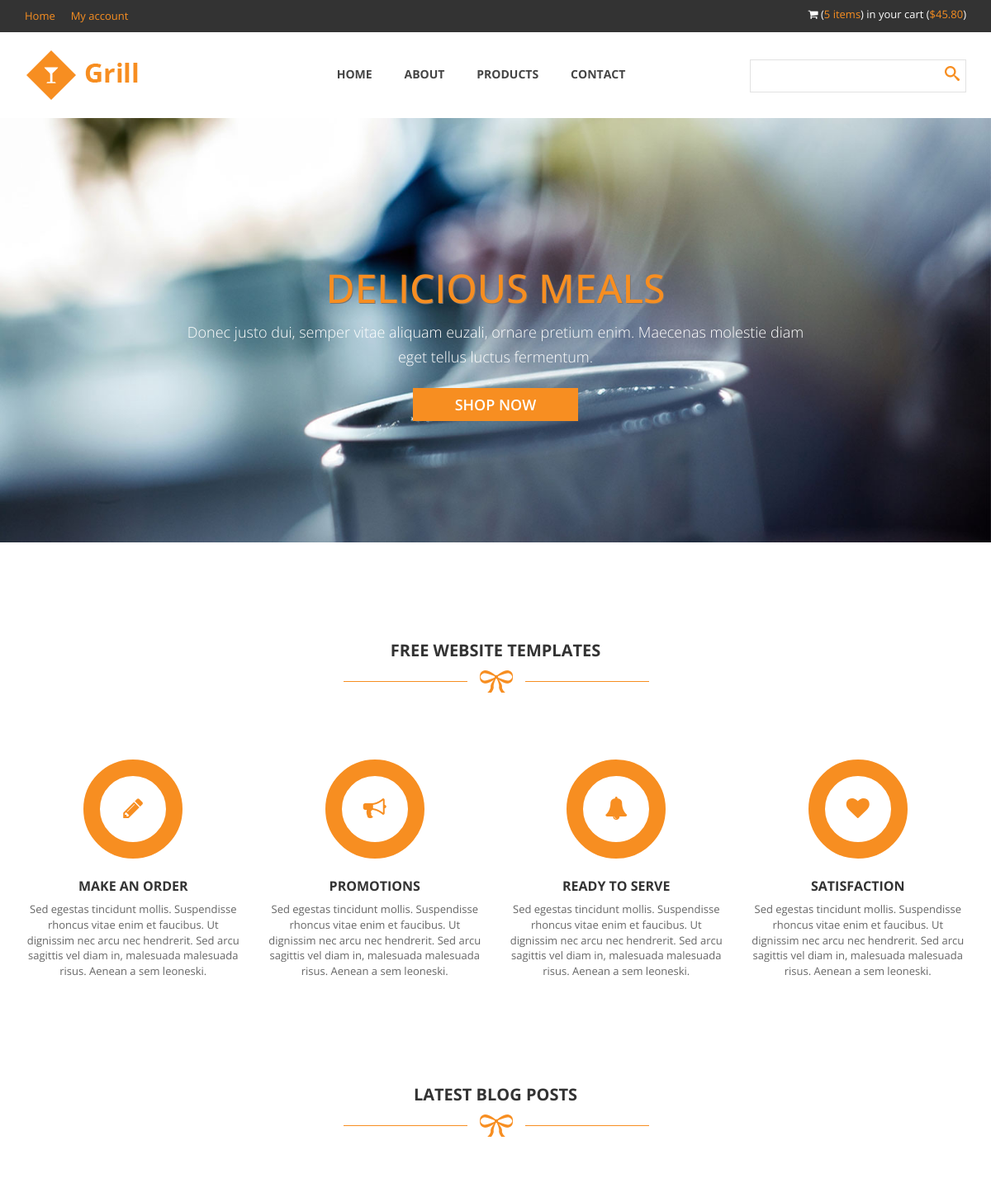
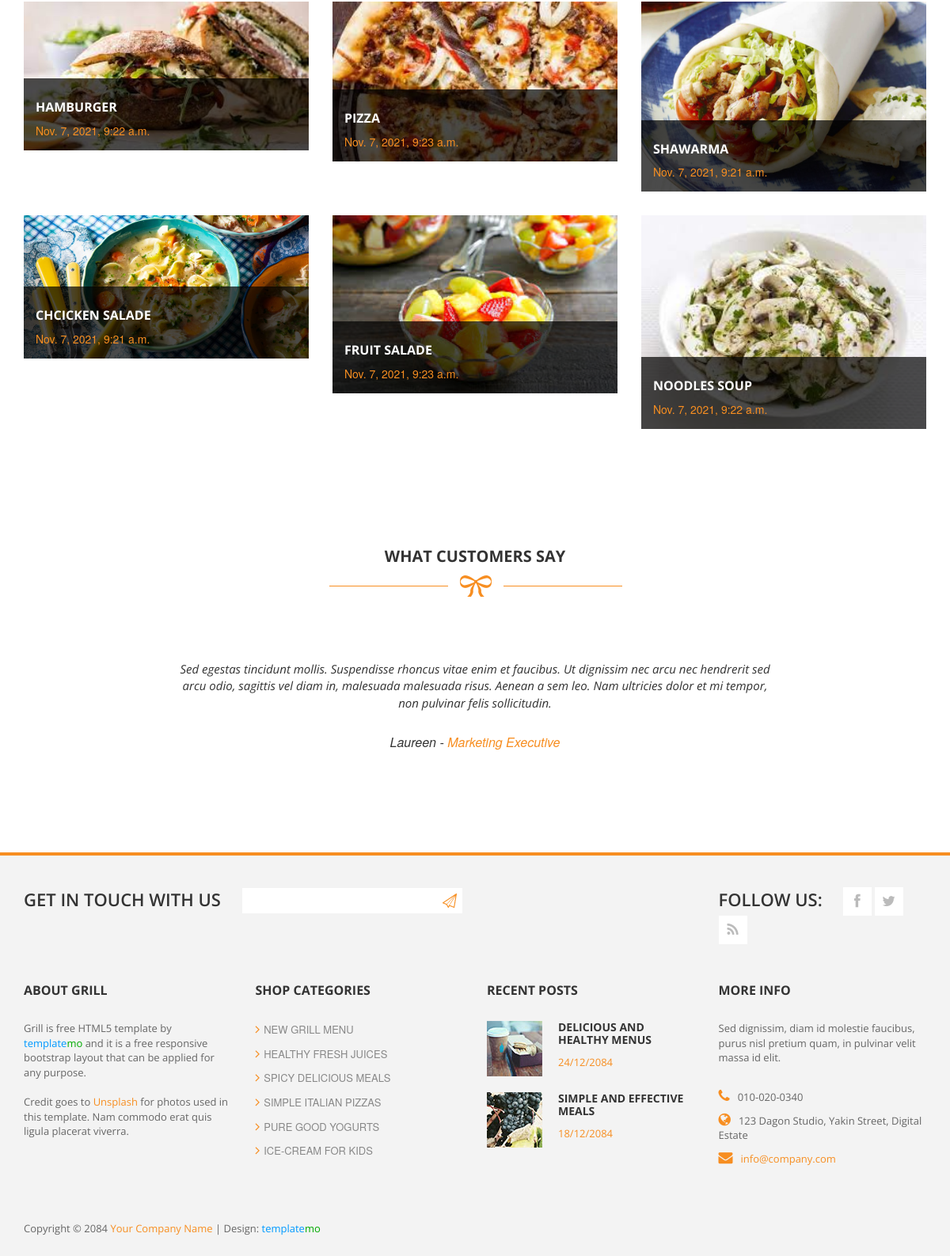
The page / on the database its author committed (2 pictures, top to bottom).
### home/models.py (models this page shows, shortened)
class Post(models.Model):
    name  = models.CharField(_("name"), max_length=50)
    content = models.TextField(_("content"))
    created_at = models.DateTimeField(_("created at"), auto_now_add=True)
    image = models.ImageField(_("image"), upload_to='posts')
    slug = models.SlugField(_("slug") , blank=True , null=True)
    class Meta:
        ordering = ('name',)
        verbose_name = _("Post")
        verbose_name_plural = _("Posts")
    def get_absolute_url(self):
        return reverse("home:post_detail", kwargs={"slug": self.slug})

class Customer(models.Model):
    name = models.CharField(_("name"), max_length=50)
    content = models.TextField(_("content"))
    job = models.CharField(_("job title"), max_length=50)
    class Meta:
        verbose_name = _("Customer")
        verbose_name_plural = _("Customers")

### home/views.py (the view)
# urls.py: path('' , views.index , name='index'),
def index(request):
    post_list = Post.objects.all()
    users = Customer.objects.all()
    context = {
       'post_list': post_list,
       'users': users
    }
    return render(request , 'home/index.html' , context)

### templates/home/index.html (shortened to what this page needs)
{% extends 'base.html' %}
{% load static  %}
{% block content  %}
<div id="slider">
    <div class="flexslider">
      <ul class="slides">
        <li>
            <div class="slider-caption">
                <h1>Delicious Meals</h1>
                <p>Donec justo dui, semper vitae aliquam euzali, ornare pretium enim. Maecenas molestie diam
                <br><br>eget tellus luctus fermentum.</p>
                <a href="single-post.html">Shop Now</a>
            </div>
          <img src="{% static 'images/slide1.jpg' %}" alt="" />
        </li>
      </ul>
    </div>
</div>
<div id="services">
    <div class="container">
        <div class="row">
            <div class="col-md-12">
                <div class="heading-section">
                    <h2>Free Website Templates</h2>
                    <img src="images/under-heading.png" alt="" >
                </div>
            </div>
        </div>
        <div class="row">
            <div class="col-md-3 col-sm-6">
                <div class="service-item">
                    <div class="icon">
                        <i class="fa fa-pencil"></i>
                    </div>
                    <h4>Make an order</h4>
                    <p>Sed egestas tincidunt mollis. Suspendisse rhoncus vitae enim et faucibus. Ut dignissim nec arcu nec hendrerit. Sed arcu  sagittis vel diam in, malesuada malesuada risus. Aenean a sem leoneski.</p>
                </div>
            </div>
            <div class="col-md-3 col-sm-6">
                <div class="service-item">
                    <div class="icon">
                        <i class="fa fa-bullhorn"></i>
                    </div>
                    <h4>Promotions</h4>
                    <p>Sed egestas tincidunt mollis. Suspendisse rhoncus vitae enim et faucibus. Ut dignissim nec arcu nec hendrerit. Sed arcu  sagittis vel diam in, malesuada malesuada risus. Aenean a sem leoneski.</p>
                </div>
            </div>
            <div class="col-md-3 col-sm-6">
                <div class="service-item">
                    <div class="icon">
                        <i class="fa fa-bell"></i>
                    </div>
                    <h4>Ready to Serve</h4>
                    <p>Sed egestas tincidunt mollis. Suspendisse rhoncus vitae enim et faucibus. Ut dignissim nec arcu nec hendrerit. Sed arcu  sagittis vel diam in, malesuada malesuada risus. Aenean a sem leoneski.</p>
                </div>
            </div>
            <div class="col-md-3 col-sm-6">
                <div class="service-item">
                    <div class="icon">
                        <i class="fa fa-heart"></i>
                    </div>
                    <h4>Satisfaction</h4>
                    <p>Sed egestas tincidunt mollis. Suspendisse rhoncus vitae enim et faucibus. Ut dignissim nec arcu nec hendrerit. Sed arcu  sagittis vel diam in, malesuada malesuada risus. Aenean a sem leoneski.</p>
                </div>
            </div>
        </div>
    </div>
</div>
<div id="latest-blog">
    <div class="container">
        <div class="row">
            <div class="col-md-12">
                <div class="heading-section">
                    <h2>Latest blog posts</h2>
                    <img src="{% static 'images/under-heading.png' %}" alt="" >
                </div>
            </div>
        </div>
        <div class="row">
          {% for post in  post_list %}
            <div class="col-md-4 col-sm-6">
                <div class="blog-post">
                    <div class="blog-thumb">
                        <img src="{{post.image.url }}" alt="" />
                    </div>
                    <div class="blog-content">
                        <div class="content-show">
                            <h4><a href="{{post.get_absolute_url }}">{{ post.name }}</a></h4>
                            <span>{{ post.created_at }}</span>
                        </div>
                    </div>
                </div>
            </div>
            {% endfor %}
        </div>
    </div>
</div>
<div id="testimonails">
    <div class="container">
        <div class="row">
            <div class="col-md-12">
                <div class="heading-section">
                    <h2>What Customers Say</h2>
                    <img src="{% static 'images/under-heading.png' %}" alt="" >
                </div>
            </div>
        </div>
        <div class="row">
            <div class="col-md-8 col-md-offset-2">
                <div class="testimonails-slider">
                  <ul class="slides">
                     {% for user in  users %}
                      <li>
                        <div class="testimonails-content">
                            <p>{{ user.content }} </p>
                            <h6>{{ user.name }} - <a href="#">{{ user.job }}</a></h6>
                        </div>
                    </li>
                      {% endfor %}
                  </ul>
                </div>
            </div>
        </div>
    </div>
</div>
{% endblock content  %}

### static/css/templatemo_style.css (style rules this page uses)
a { text-decoration: none; color: #f78e21; }
p { font-family: 'Open Sans', sans-serif; font-size: 13px; color: #666; }
.heading-section { text-align: center; padding: 100px 0 80px 0; }
.heading-section h2 { font-family: 'Open Sans', sans-serif; font-size: 20px; color: #333; font-weight: 700; text-transform: uppercase; }
*, *:before, *:after { -moz-box-sizing: border-box; -webkit-box-sizing: border-box; box-sizing: border-box; }
#slider { overflow: hidden; }
.slider-caption { text-align: center; position: absolute; width: 100%; margin-top: 160px; color: #fff; font-family: 'Open Sans', sans-serif; }
.slider-caption h1 { text-shadow: 1px 1px #777; font-size: 48px; padding-bottom: 10px; font-weight: 500; color: #f78e21; text-transform: uppercase; }
.slider-caption p { font-size: 18px; font-weight: 300; color: #fff; line-height: 15px; }
.slider-caption a { margin-top: 20px; text-decoration: none; display: inline-block; background-color: #f78e21; width: 200px; height: 40px; text-align: center; color: #fff; line-height: 40px; text-transform: uppercase; font-size: 18px; font-weight: 600; }
.service-item { text-align: center; }
.icon i { border-radius: 50%; border: 20px solid #f78e21; color: #f78e21; font-size: 28px; line-height: 80px; width: 120px; height: 120px; }
.service-item h4 { font-family: 'Open Sans', sans-serif; font-size: 16px; font-weight: 700; color: #333; text-transform: uppercase; margin-top: 25px; }
.blog-post { position: relative; margin-bottom: 30px; }
.blog-thumb { overflow: hidden; position: relative; }
.blog-thumb img { width: 100%; }
.blog-content { position: absolute; bottom: 0; left: 0; width: 100%; background-color: rgba(0,0,0,0.7); color: #fff; padding: 15px; }
.content-show a { font-family: 'Open Sans', sans-serif; font-size: 16px; font-weight: 700; color: #fff; text-transform: uppercase; }
.content-show span { color: #f78e21; }
.testimonails-content p { text-align: center; font-size: 15px; color: #333; font-style: italic; }
.testimonails-content h6 { font-size: 16px; font-weight: 300; text-align: center; margin-top: 30px; font-style: italic; }
@media screen and (min-width: 995px) { body { overflow-x: hidden; } }

### static/css/flexslider.css (style rules this page uses)
.slides, .flex-control-nav, .flex-direction-nav { margin: 0; padding: 0; list-style: none; }
.flexslider { overflow: hidden; margin: 0; padding: 0; }
.flexslider .slides > li { display: none; -webkit-backface-visibility: hidden; }
.flexslider .slides img { width: 100%; display: block; }
.slides:after { content: "\0020"; display: block; clear: both; visibility: hidden; line-height: 0; height: 0; }
.flexslider { position: relative; zoom: 1; max-height: 600px; }
.flexslider .slides { zoom: 1; }

### static/css/testimonails-slider.css (style rules this page uses)
.slides, .flex-control-nav, .flex-direction-nav { margin: 0; padding: 0; list-style: none; }
.flexslider { overflow: hidden; margin: 0; padding: 0; }
.flexslider .slides > li { display: none; -webkit-backface-visibility: hidden; }
.flexslider .slides img { width: 100%; display: block; }
.slides:after { content: "\0020"; display: block; clear: both; visibility: hidden; line-height: 0; height: 0; }
.flexslider { position: relative; zoom: 1; max-height: 600px; }
.flexslider .slides { zoom: 1; }

### rows shown on the page
Post: image (picture), name "HAMBURGER", created_at "Nov. 7, 2021, 9:22 a.m."
Post: image (picture), name "PIZZA", created_at "Nov. 7, 2021, 9:23 a.m."
Post: image (picture), name "SHAWARMA", created_at "Nov. 7, 2021, 9:21 a.m."
Post: image (picture), name "CHCICKEN SALADE", created_at "Nov. 7, 2021, 9:21 a.m."
Post: image (picture), name "FRUIT SALADE", created_at "Nov. 7, 2021, 9:23 a.m."
Post: image (picture), name "NOODLES SOUP", created_at "Nov. 7, 2021, 9:22 a.m."
Customer: content "Sed egestas tincidunt mollis. Suspendisse rhoncus vitae enim et faucibus. Ut dignissim nec arcu nec hendrerit sed arcu odio, sagittis vel diam in, malesuada malesuada risus. Aenean a sem leo. Nam ultricies dolor et mi tempor, non pulvinar felis sollicitudin.", name "Laureen", job "Marketing Executive"
